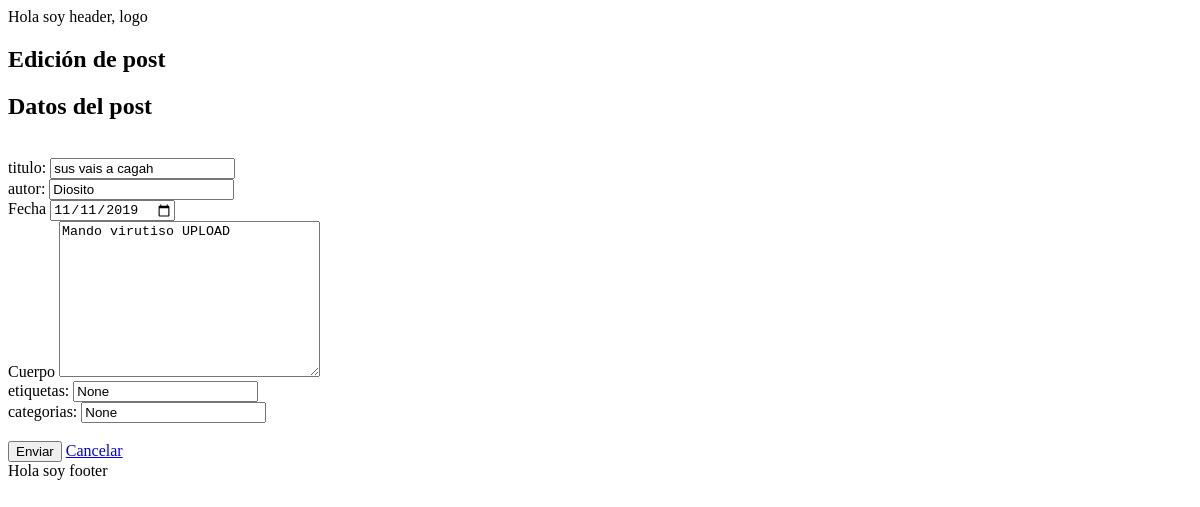
Before: /post/16 with the older database file.
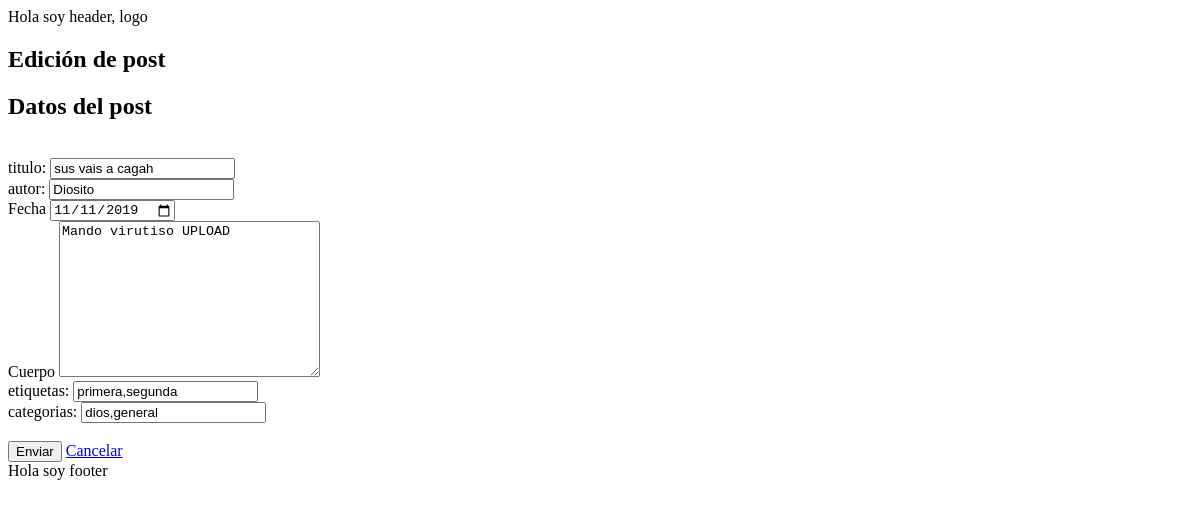
After: the same page with the newer database file.
### tables this page shows
CREATE TABLE posts (
	id INTEGER NOT NULL PRIMARY KEY AUTOINCREMENT,
	fecha date NOT NULL,
	autor TEXT(50) NOT NULL,
	titulo TEXT(120) NOT NULL,
	cuerpo TEXT(1000) NOT NULL
, etiquetas TEXT(150), categorias TEXT(150));

### admin.py (the view)
@route('/post')
@route('/post/<id:int>')
@jinja2_view('admin_formu.html')
def ver_post(id=None):
    if id:
        bdatos = Sql(BD)
        resp = bdatos.select(f'select * from posts where id={id}')
        return {'post' : resp[0]}
    else:
        return {'post':None}

### sql.py (called while the page is built)
    def conectar(self):
        if self.__cnx is None:
            self.__cnx = sqlite3.connect(self.__bd)
        return self.__cnx

    def select(self, consulta):
        cnx = self.conectar()
        cur = cnx.cursor()
        cur.execute(consulta)
        filas = cur.fetchall()
        return filas

### templates/base.html (shortened to what this page needs)
<!DOCTYPE html>
<html lang="es">
<head>
    <link rel="stylesheet" href="/styles/index.css">
</head>
<body>
    {%include 'header.html'%}
    {%block content%}{%endblock%}
    {%include 'footer.html'%}
</body>
</html>

### templates/admin_formu.html (shortened to what this page needs)
{%extends 'base.html'%}
{%block content%}
<h2>Edición de post</h2>
<form action="/admin/guardar" method="post">
    <h2>Datos del post</h2>
    <input type="hidden" id="id" name="id" value="{%if post%}{{post[0]}}{%endif%}"><br/>
    <label for="titulo">titulo: </label>
    <input type="text" id="titulo" name="titulo" value="{%if post%}{{post[3]}}{%endif%}"><br/>
    <label for="autor">autor: </label>
    <input type="text" id="autor" name="autor" value="{%if post%}{{post[2]}}{%endif%}"><br/>
    <label for="fecha">Fecha</label>
    <input type="date" id="fecha" name="fecha" value="{%if post%}{{post[1]}}{%endif%}"><br/>
    <label for="cuerpo">Cuerpo</label>
    <textarea name="cuerpo" id="cuerpo" cols="30" rows="10">{%if post%}{{post[4]}}{%endif%}</textarea>
    <br/>
    <label for="etiquetas">etiquetas: </label>
    <input type="text" id="etiquetas" name="etiquetas" value="{%if post%}{{post[5]}}{%endif%}"><br/>
    <label for="categorias">categorias: </label>
    <input type="text" id="categorias" name="categorias" value="{%if post%}{{post[6]}}{%endif%}"><br/>
    <br>
    <input type="submit" value="Enviar"> <a href="/admin/">Cancelar</a>
</form>
{%endblock%}

### templates/header.html
<header>
    Hola soy header, logo
</header>

### templates/footer.html
<footer>
    Hola soy footer
</footer>

Changed rows visible on the page:
changed posts "sus vais a cagah": etiquetas (not shown) → "primera,segunda"; categorias (not shown) → "dios,general"
Other visible differences:
form field etiquetas: "None" → (not shown)
form field categorias: "None" → (not shown)
